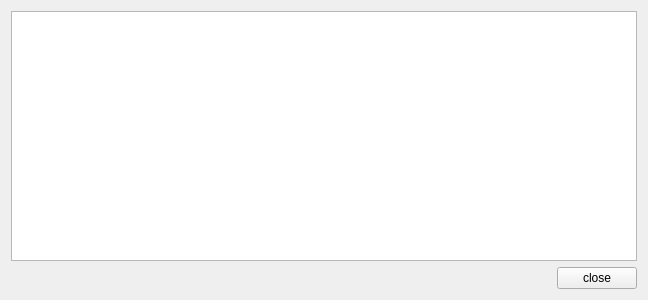
<?xml version="1.0" encoding="UTF-8"?>
<ui version="4.0">
 <class>CPreviewWindow</class>
 <widget class="QWidget" name="CPreviewWindow">
  <property name="geometry">
   <rect>
    <x>0</x>
    <y>0</y>
    <width>648</width>
    <height>300</height>
   </rect>
  </property>
  <property name="windowTitle">
   <string>Form</string>
  </property>
  <layout class="QGridLayout" name="gridLayout">
   <item row="0" column="0">
    <widget class="QTextEdit" name="textEdit">
     <property name="lineWrapMode">
      <enum>QTextEdit::NoWrap</enum>
     </property>
     <property name="readOnly">
      <bool>true</bool>
     </property>
    </widget>
   </item>
   <item row="1" column="0">
    <layout class="QHBoxLayout" name="horizontalLayout">
     <item>
      <spacer name="horizontalSpacer">
       <property name="orientation">
        <enum>Qt::Horizontal</enum>
       </property>
       <property name="sizeHint" stdset="0">
        <size>
         <width>40</width>
         <height>20</height>
        </size>
       </property>
      </spacer>
     </item>
     <item>
      <widget class="QPushButton" name="closeButton">
       <property name="text">
        <string>close</string>
       </property>
      </widget>
     </item>
    </layout>
   </item>
  </layout>
 </widget>
 <resources/>
 <connections/>
</ui>
